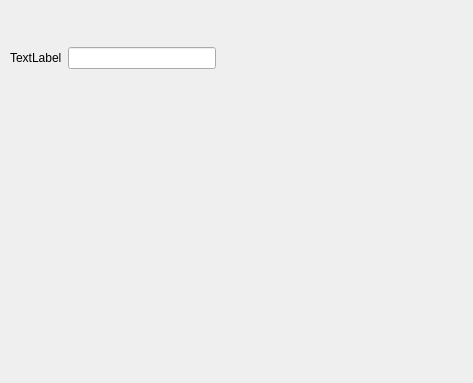
<?xml version="1.0" encoding="UTF-8"?>
<ui version="4.0">
 <class>Dialog</class>
 <widget class="QDialog" name="Dialog">
  <property name="geometry">
   <rect>
    <x>0</x>
    <y>0</y>
    <width>473</width>
    <height>383</height>
   </rect>
  </property>
  <property name="windowTitle">
   <string>Dialog</string>
  </property>
  <widget class="QWidget" name="">
   <property name="geometry">
    <rect>
     <x>10</x>
     <y>30</y>
     <width>206</width>
     <height>56</height>
    </rect>
   </property>
   <layout class="QVBoxLayout" name="verticalLayout">
    <item>
     <layout class="QHBoxLayout" name="horizontalLayout">
      <item>
       <widget class="QLabel" name="label">
        <property name="text">
         <string>TextLabel</string>
        </property>
       </widget>
      </item>
      <item>
       <widget class="QLineEdit" name="lineEdit"/>
      </item>
     </layout>
    </item>
   </layout>
  </widget>
 </widget>
 <resources/>
 <connections/>
</ui>
